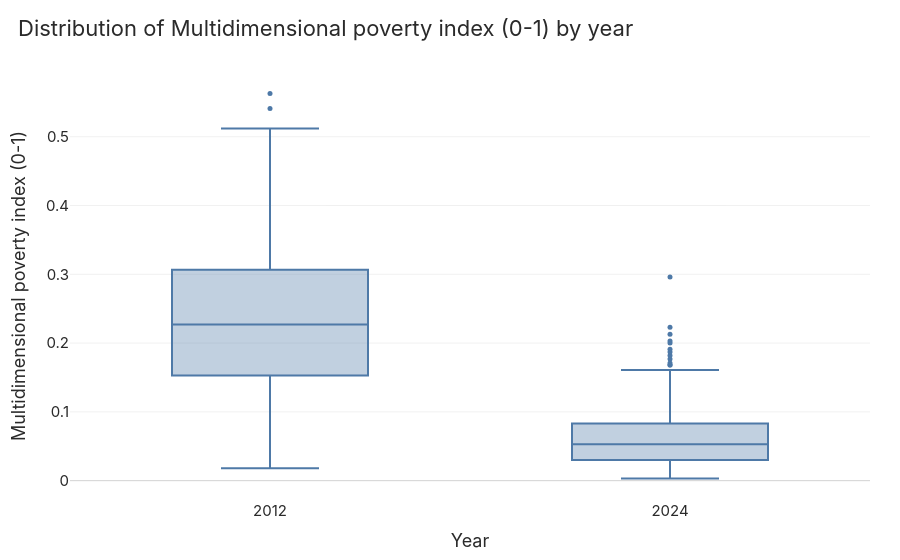

Notebook source saved alongside this figure:
### Markdown cell above
## 2. Spatial distribution

How we cut a continuous variable into classes changes what a map shows. This section compares two classifications, each computed separately for each period, so the classes describe where poverty is relatively high or low in that period.

### Box-plot breaks

Box-plot breaks follow the box plot: the classes are the quartiles, and values beyond 1.5 times the interquartile range from the box are flagged as outliers. `geo.distribution()` draws the box plots of both periods:

### Code cell
geo.distribution(mpi, MPI, kind="box")

### Figure 1 — Plotly figure (JSON) as saved in the notebook; plotly's stock layout.template omitted (floating-point values rounded to 4 significant figures; data arrays with more than 128 entries replaced by an {"elided": "..."} marker saying what was removed)
{"data": [{"boxpoints": "outliers", "fillcolor": "rgba(78,121,167,0.35)", "line": {"color": "#4E79A7"}, "marker": {"color": "#4E79A7", "size": 5}, "name": "2012", "showlegend": false, "text": {"elided": "343 str values"}, "type": "box", "y": {"elided": "343 float values"}}, {"boxpoints": "outliers", "fillcolor": "rgba(78,121,167,0.35)", "line": {"color": "#4E79A7"}, "marker": {"color": "#4E79A7", "size": 5}, "name": "2024", "showlegend": false, "text": {"elided": "343 str values"}, "type": "box", "y": {"elided": "343 float values"}}], "layout": {"title": {"text": "Distribution of Multidimensional poverty index (0-1) by year"}, "xaxis": {"showticklabels": true, "title": {"text": "Year"}, "type": "category"}, "yaxis": {"title": {"text": "Multidimensional poverty index (0-1)"}}}}
